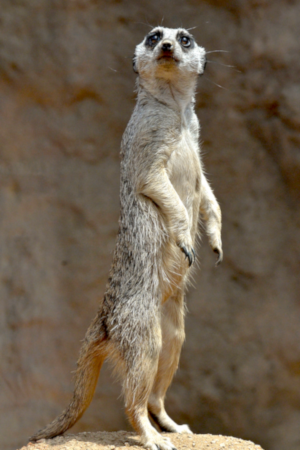
#> input picture test_samples/meerkat.png, 300 x 450 px
$ python test.py
#> lines starting #> are read from the running program, lines starting #| are printed output that depends on the picture
### src/iterative_backprojection.py
import numpy as np
from scipy.ndimage import convolve
import cv2

def gaussian_kernel(size: int=9, sigma: float=1.2):
    kernel = np.zeros((size, size), dtype=np.float32)
    center = size // 2
    for x in range(size):
        for y in range(size):
            kernel[x, y] = np.exp(-((x - center) ** 2 + (y - center) ** 2) / (2 * sigma ** 2))
    return kernel / np.sum(kernel)


def add_gaussian_noise(img:np.array, mean:float=0.0, sigma:float=0.01):

    noise = np.random.normal(mean, sigma, img.shape)*255.0
    noisy_img = img + noise
    noisy_img = np.clip(noisy_img, 0, 255)
    return noisy_img

def decimate(img:np.array, factor_x:int, factor_y:int):

    # decimated_img = img[::factor_x, ::factor_y]
    # return decimated_img
    return cv2.resize(img, None, fx=1/factor_x, fy=1/factor_y, interpolation=cv2.INTER_CUBIC).astype(np.float32)

def degradation(img:np.array, kernel:np.array, factor_x:int, factor_y:int):

    blurred = convolve(img, kernel)
    decimated = decimate(blurred, factor_x, factor_y)
    noisy = add_gaussian_noise(decimated)
    return noisy

def MSE_calc(img1:np.array, img2:np.array):

    mse = np.mean((img1 - img2) ** 2)
    return mse

def IBP(lr_img:np.array, factor_x:int, factor_y:int, mse_threshold:float=1e-3, max_iterations:int=100, alpha:float=1.0):
    hr_estimate = cv2.resize(lr_img, None, fx=factor_x, fy=factor_y, interpolation=cv2.INTER_CUBIC).astype(np.float32)
    kernel = gaussian_kernel()
    HBP = np.flipud(np.fliplr(kernel))
    for i in range(max_iterations):
        # print(f"Iteration {i+1}")
        # Step 1: Generate LR image from current HR estimate
        lr_generated = degradation(hr_estimate, kernel, factor_x, factor_y)

        # Step 2: Calculate MSE
        mse = MSE_calc(lr_img, lr_generated)

        residual = lr_img - lr_generated
        # print(type(residual))
        # break
        upsampled_residual = cv2.resize(residual, None, fx=factor_x, fy=factor_y, interpolation=cv2.INTER_CUBIC)
        # Step 3: Check for convergence
        if mse < mse_threshold:
            break

        # Step 4: Update HR estimate
        hr_estimate += alpha * convolve(upsampled_residual, HBP)


    return hr_estimate

### test.py
# from PIL import Image
from src.iterative_backprojection import IBP
import numpy as np
import cv2

image = cv2.imread('test_samples/meerkat.png', cv2.IMREAD_GRAYSCALE)
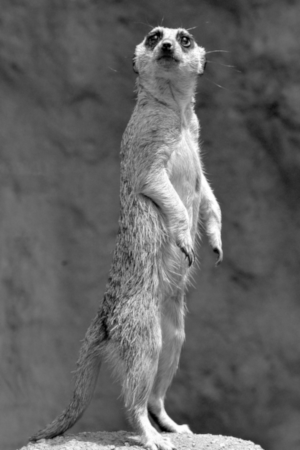
#> image: shape (450, 300); min 0, max 255, mean 97.9
image = np.array(image)
factor = 2
bicubic_image = cv2.resize(image, None, fx=factor, fy=factor, interpolation=cv2.INTER_CUBIC)
cv2.imwrite('test_samples/meerkat_bicubic.png', bicubic_image)
cv2.imwrite('test_samples/meerkat_lr.png', image)
hr_image = IBP(image, factor, factor)
#> the loop in IBP, `for i in range(max_iterations): # print(f"Iteration {i+1}")` made 100 passes
#> mse on passes 1 to 12: 13.91, 11.7, 10.71, 10.1, 9.72, 9.36, 9.17, 8.99, 8.82, 8.69, 8.56, 8.48
#> after the loop in IBP, `for i in range(max_iterations):`:
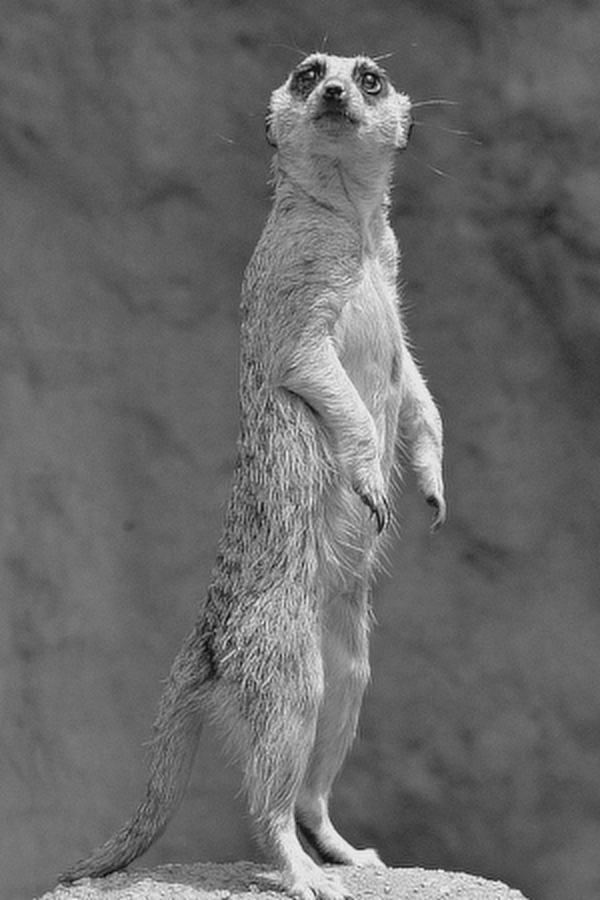
#> hr_estimate: shape (900, 600) float32; min -36.19, max 288.1, mean 97.9; drawn with min black and max white
#> after the loop in IBP, `for i in range(max_iterations):`:
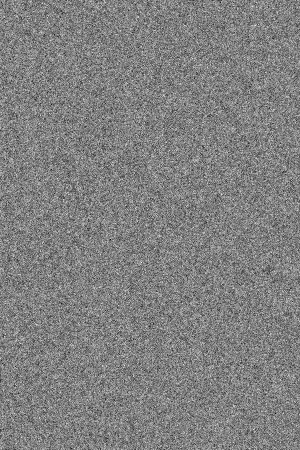
#> residual: shape (450, 300) float64; min -13.66, max 13.37, mean -0.00632; drawn with min black and max white
#> after the loop in IBP, `for i in range(max_iterations):`:
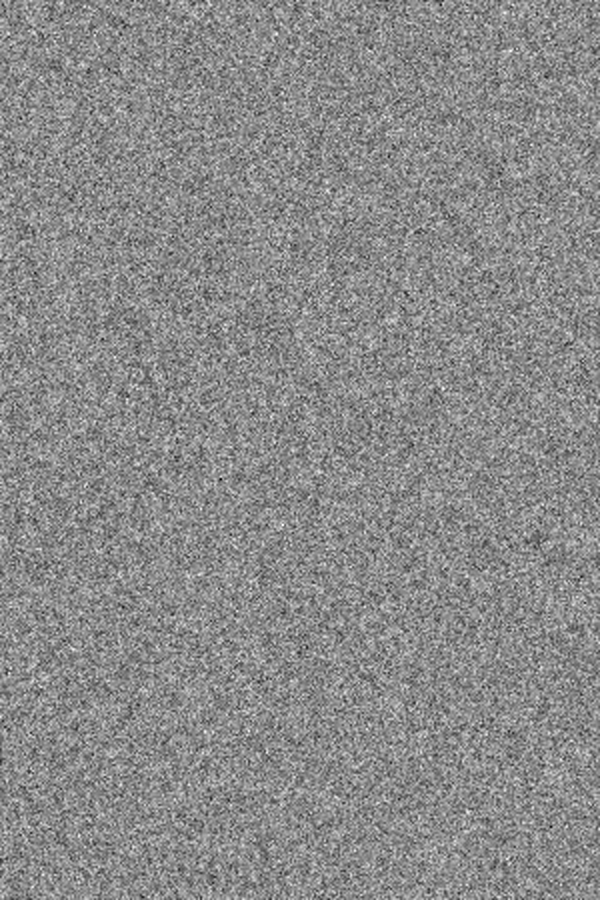
#> upsampled_residual: shape (900, 600) float64; min -13.44, max 11.2, mean -0.00629; drawn with min black and max white
cv2.imwrite('test_outputs/meerkat_ibp.png', hr_image)
